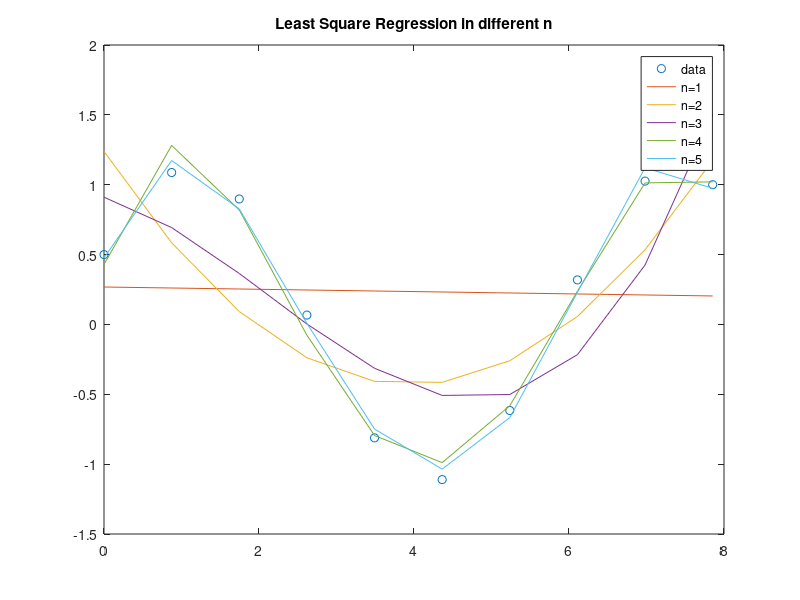

MATLAB code for this plot:
% TODO: UNDONE
% [data1,data2] = textread('text3.txt','%f %f');
% % data = [data1 data2];

% % pv = zeros(5, 1);
% plot(data1, data2, 'o');
% hold on;
% for n = 1:5
%     p = polyfit(data1,data2,n);
%     pv = polyval(p,x);
%     plot(data1,pv);
% end

% legend('data','n=1','n=2','n=3','n=4','n=5')
% title("Least Square Regression in different n")
%%
[data1,data2]=textread('text3.txt','%f %f');
plot(data1,data2,'o')
hold on;
for ii=1:5
    p=polyfit(data1,data2,ii);
    pv=polyval(p,data1);
    plot(data1,pv)
end
legend('data','n=1','n=2','n=3','n=4','n=5')
title("Least Square Regression in different n")